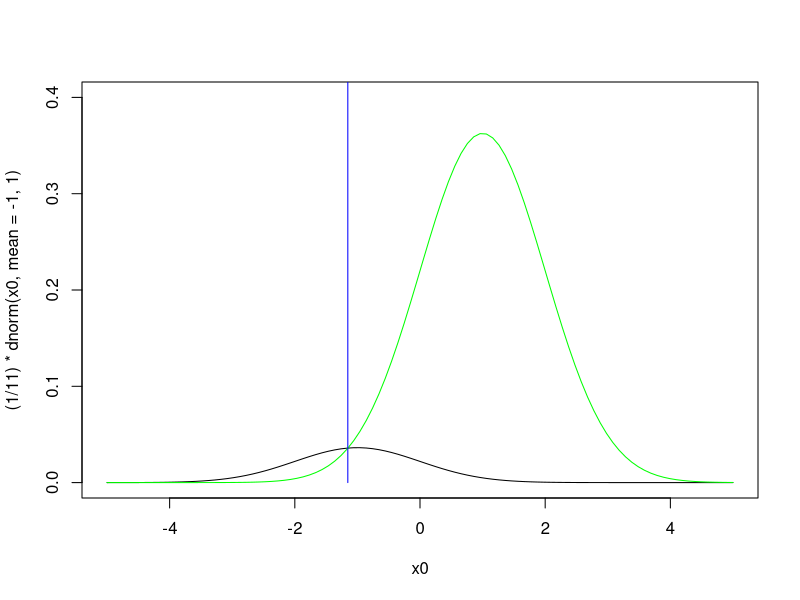

Recreate this plot in R.
x0 =  seq(-5,5,length = 100)

plot(x0, (1/11)*dnorm(x0, mean = -1, 1), type = 'l', ylim = c(0,0.4))

lines(x0, (10/11)*dnorm(x0, mean = 1, 1), type = 'l', col = 'green')

x2 = rep(-1.1532, 2)
y2 = seq(0,1,length=2)
lines(x2,y2, col = 'blue')
 
